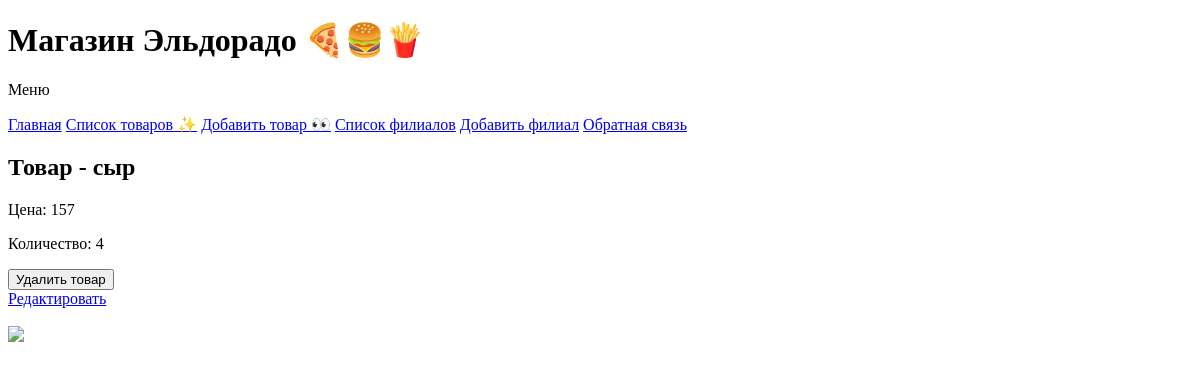
The app's page /products/3 with its own data.
### core/models.py (models this page shows, shortened)
class Product(models.Model):
    name = models.CharField(max_length=200, verbose_name='Название')
    price = models.IntegerField(verbose_name='Цена')
    count = models.IntegerField(verbose_name='Количество')
    category = models.ForeignKey(
        ProductCategory,
        null=True,
        blank=True,
        on_delete=models.SET_NULL,
        verbose_name='Категория'
    )
    image = models.ImageField(verbose_name='картинка', blank=True, null=True)
    class Meta:
        verbose_name = 'Товар'
        verbose_name_plural = 'Товары'

### core/views.py (the view)
# urls.py: path('products/<int:product_id>',  product_detail, name='product_detail'),
def product_detail(request, product_id):
    product = Product.objects.get(id=product_id)
    context = {'product_template': product}
    return render(request, 'product_detail.html', context)

### templates/product_detail.html (shortened to what this page needs)
{% extends 'base.html' %}
{% block content %}
<h2>Товар - {{ product_template.name }}</h2>
<p>Цена: {{ product_template.price }}</p>
<p>Количество: {{ product_template.count }}</p>
<form method="post" action="{% url 'delete_product' product_template.id %}">
    <button>Удалить товар</button>
</form>
<a href="{% url 'edit_product' product_template.id %}">Редактировать</a>
{% endblock %}}

### records on screen
Product: name "сыр", price "157", count "4"
